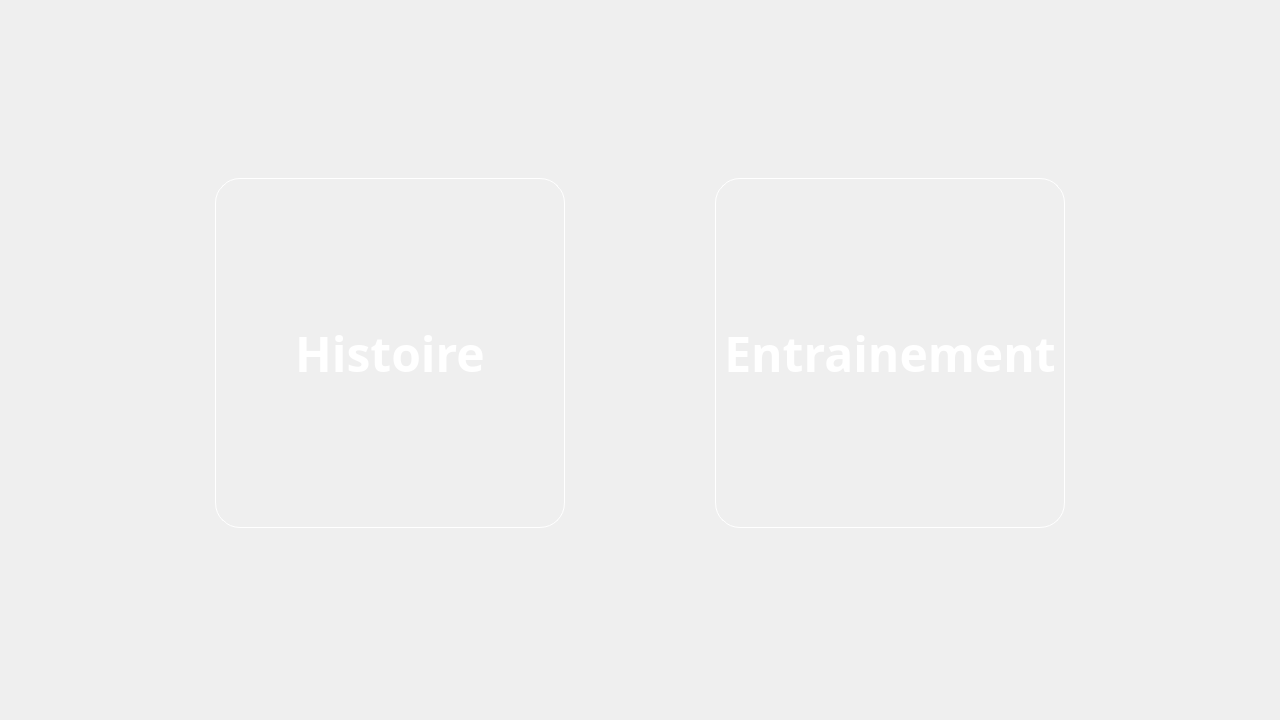
     <widget class="QWidget" name="pagejouer">
      <property name="minimumSize">
       <size>
        <width>1280</width>
        <height>720</height>
       </size>
      </property>
      <property name="maximumSize">
       <size>
        <width>1280</width>
        <height>720</height>
       </size>
      </property>
      <widget class="QWidget" name="verticalLayoutWidget_7">
       <property name="geometry">
        <rect>
         <x>10</x>
         <y>10</y>
         <width>1261</width>
         <height>601</height>
        </rect>
       </property>
       <layout class="QGridLayout" name="gridLayout_8" columnstretch="0">
        <property name="leftMargin">
         <number>0</number>
        </property>
        <property name="rightMargin">
         <number>100</number>
        </property>
        <property name="bottomMargin">
         <number>0</number>
        </property>
        <property name="spacing">
         <number>6</number>
        </property>
        <item row="2" column="0">
         <layout class="QHBoxLayout" name="horizontalLayout_16">
          <property name="spacing">
           <number>150</number>
          </property>
          <property name="leftMargin">
           <number>100</number>
          </property>
          <property name="rightMargin">
           <number>0</number>
          </property>
          <property name="bottomMargin">
           <number>50</number>
          </property>
          <item>
           <widget class="QPushButton" name="ModeHistoire">
            <property name="minimumSize">
             <size>
              <width>350</width>
              <height>350</height>
             </size>
            </property>
            <property name="maximumSize">
             <size>
              <width>350</width>
              <height>350</height>
             </size>
            </property>
            <property name="font">
             <font>
              <family>Segoe Print</family>
              <pointsize>36</pointsize>
              <bold>true</bold>
             </font>
            </property>
            <property name="styleSheet">
             <string notr="true">#ModeHistoire {
	background : url(:/img/Img/histoireicon.png) center cente no-repeat;
	background-color:qlineargradient(spread:pad, x1:0, y1:0, x2:1, y2:1, stop:0.606178 			rgba(255, 255, 255, 107));
	border: 1px solid rgb(255, 255, 255);
	border-radius: 25px;
	padding:10px;
	color : rgb(255, 255, 255);
}

#ModeHistoire:hover {
    background-color:qlineargradient(spread:pad, x1:0, y1:0, x2:1, y2:1, stop:0.606178 			rgba(255, 255, 255, 150));
}

#ModeHistoire:pressed {
    background-color: #9c2579;     
}

</string>
            </property>
            <property name="text">
             <string>Histoire</string>
            </property>
           </widget>
          </item>
          <item>
           <widget class="QPushButton" name="ModeEntrainement">
            <property name="minimumSize">
             <size>
              <width>350</width>
              <height>350</height>
             </size>
            </property>
            <property name="maximumSize">
             <size>
              <width>350</width>
              <height>350</height>
             </size>
            </property>
            <property name="font">
             <font>
              <family>Segoe Print</family>
              <pointsize>36</pointsize>
              <bold>true</bold>
             </font>
            </property>
            <property name="styleSheet">
             <string notr="true">#ModeEntrainement {
	background : url(:/img/Img/entrainementicon.png) center cente no-repeat;
	background-color:qlineargradient(spread:pad, x1:0, y1:0, x2:1, y2:1, stop:0.606178 			rgba(255, 255, 255, 107));
	border: 1px solid rgb(255, 255, 255);
	border-radius: 25px;
	padding:10px;
	color : rgb(255, 255, 255);
}

#ModeEntrainement:hover {
    background-color:qlineargradient(spread:pad, x1:0, y1:0, x2:1, y2:1, stop:0.606178 			rgba(255, 255, 255, 150));
}

#ModeEntrainement:pressed {
    background-color: #9c2579;     
}

</string>
            </property>
            <property name="text">
             <string>Entrainement</string>
            </property>
           </widget>
          </item>
         </layout>
        </item>
        <item row="1" column="0">
         <widget class="QFrame" name="frame_10">
          <property name="maximumSize">
           <size>
            <width>16777215</width>
            <height>100</height>
           </size>
          </property>
          <property name="styleSheet">
           <string notr="true">background : url(:/img/Img/jouer.png) center center no-repeat;
margin-left:100px;
border:none;</string>
          </property>
          <property name="frameShape">
           <enum>QFrame::StyledPanel</enum>
          </property>
          <property name="frameShadow">
           <enum>QFrame::Raised</enum>
          </property>
         </widget>
        </item>
       </layout>
      </widget>
     </widget>
